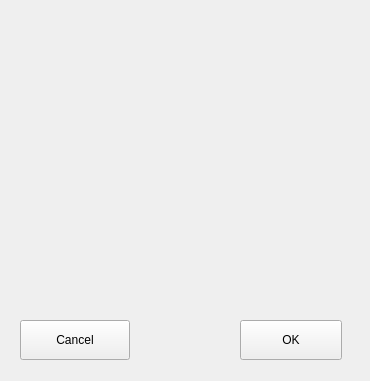
<?xml version="1.0" encoding="UTF-8"?>
<ui version="4.0">
 <class>Dashboard::CCassetteNumberInputWidget</class>
 <widget class="QWidget" name="Dashboard::CCassetteNumberInputWidget">
  <property name="geometry">
   <rect>
    <x>0</x>
    <y>0</y>
    <width>370</width>
    <height>381</height>
   </rect>
  </property>
  <property name="windowTitle">
   <string>Dialog</string>
  </property>
  <widget class="MainMenu::CWheelPanel" name="scrollPanelCassetteNumber" native="true">
   <property name="geometry">
    <rect>
     <x>20</x>
     <y>40</y>
     <width>331</width>
     <height>251</height>
    </rect>
   </property>
  </widget>
  <widget class="QPushButton" name="btnOK">
   <property name="geometry">
    <rect>
     <x>240</x>
     <y>320</y>
     <width>102</width>
     <height>40</height>
    </rect>
   </property>
   <property name="text">
    <string>OK</string>
   </property>
  </widget>
  <widget class="QPushButton" name="btnCancel">
   <property name="geometry">
    <rect>
     <x>20</x>
     <y>320</y>
     <width>110</width>
     <height>40</height>
    </rect>
   </property>
   <property name="text">
    <string>Cancel</string>
   </property>
  </widget>
 </widget>
 <customwidgets>
  <customwidget>
   <class>MainMenu::CWheelPanel</class>
   <extends>QWidget</extends>
   <header>MainMenu/Include/WheelPanel.h</header>
   <container>1</container>
  </customwidget>
 </customwidgets>
 <resources/>
 <connections/>
</ui>
